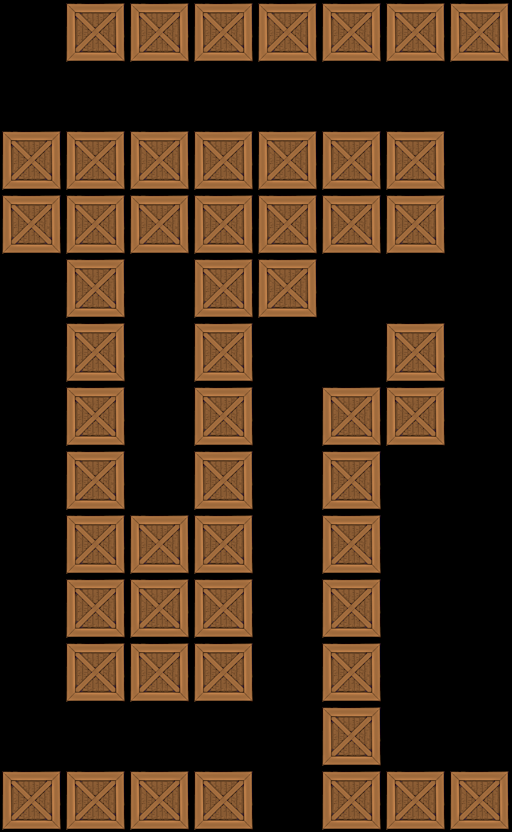

Rendered tile map (Tiled .tmx) drawn with the repository's tilesets; below, a short description and the map source with its tile grids summarised:
An orthogonal 8x13 tile map with 64x64 px tiles, 1 tile layer (Tile Layer 1).

<map version="1.0" orientation="orthogonal" width="8" height="13" tilewidth="64" tileheight="64">
 <tileset firstgid="1" name="crate" tilewidth="64" tileheight="64">
  <image source="../../crate3.png" width="64" height="64" />
 </tileset>
 <layer name="Tile Layer 1" width="8" height="13">
  <data>[104 cells, 54 non-empty, 1 distinct tile ids]</data>
 </layer>
</map>
